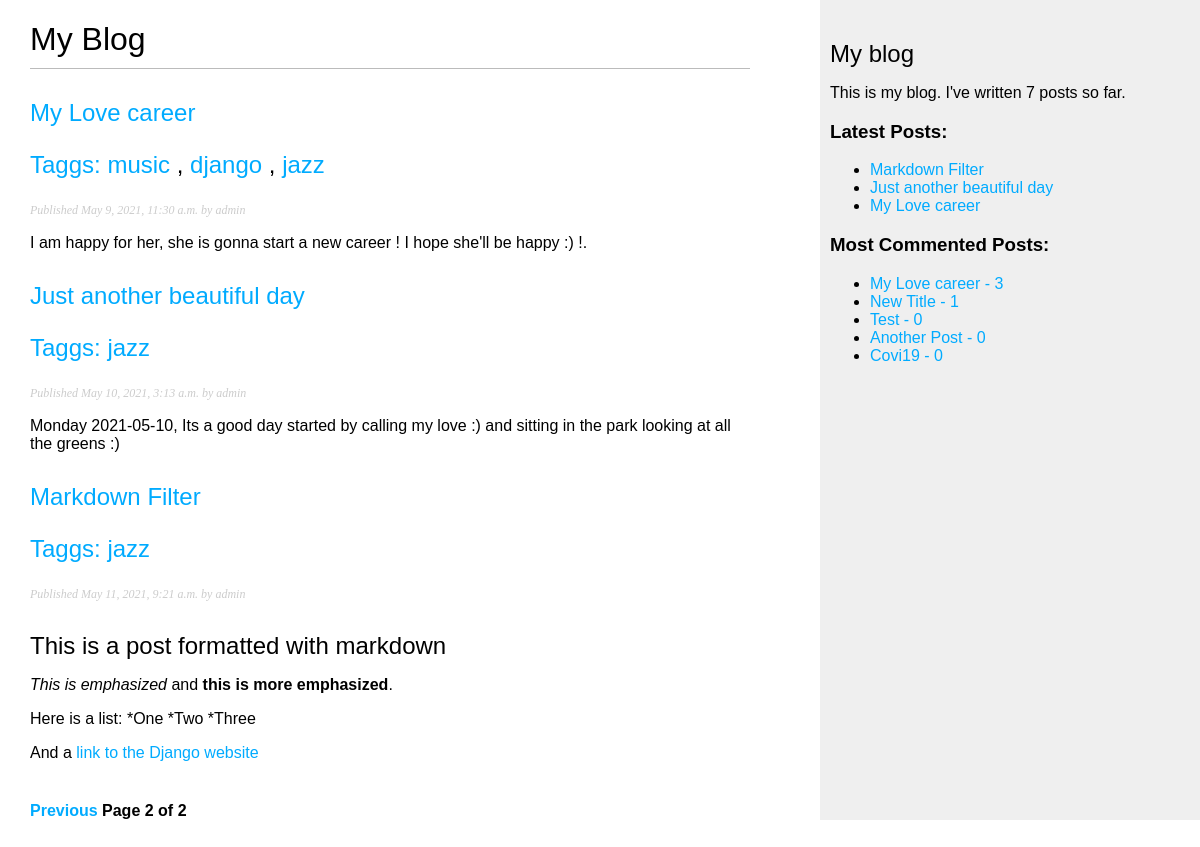
Screenshot of /blog/?page=2 with the database file from the repository.
### blog/models.py (models this page shows, shortened)
class Post(models.Model):
    STATUS_CHOICES = (
        ('draft', 'Draft'),
        ('published', 'Published')
    )
    title = models.CharField(max_length = 250)
    slug = models.SlugField(max_length=250, unique_for_date='publish')
    author = models.ForeignKey(User, on_delete=models.CASCADE, related_name='blog_posts')
    body = models.TextField()
    publish = models.DateTimeField(default=timezone.now)
    created = models.DateTimeField(auto_now_add=True)
    updated = models.DateTimeField(auto_now=True)
    status = models.CharField(max_length=10, choices=STATUS_CHOICES, default='draft')
    taggs = TaggableManager()
    class Meta:
        ordering = ('publish',)
    objects = models.Manager()
    published = PublishedManager()
    def get_absolute_url(self):
        return reverse("blog:post_detail", args=[
            self.publish.year,
            self.publish.month,
            self.publish.day,
            self.slug
        ])

### blog/views.py (the view)
# urls.py: path('', views.post_list, name='post_list'),
def post_list(request, tag_slug=None):
    object_list = Post.published.all()
    tag = None
    if tag_slug:
        print(object_list)
        tag = get_object_or_404(Tag, slug=tag_slug)
        object_list = object_list.filter(taggs__in = [tag])
    paginator = Paginator(object_list,4)
    page = request.GET.get('page')
    try:
        posts = paginator.page(page)
    except PageNotAnInteger:
        posts = paginator.page(1)
    except EmptyPage:
        posts = paginator.page(paginator.num_pages)
    return render(request, 'blog/post/list.html', {'page' : page ,
                                                   'posts': posts,
                                                   'tag':tag})

### blog/models.py (called while the page is built)
    def get_queryset(self):
        return super(PublishedManager, self).get_queryset().filter(status='published')

### blog/templatetags/blog_tags.py (called while the page is built)
@register.simple_tag
def total_posts():
    return Post.published.count()

@register.inclusion_tag('blog/post/latest_posts.html')
def show_latest_posts(count=5):
    latest_posts = Post.published.all().order_by('-publish')[:count]
    return {'latest_posts' : latest_posts}

@register.simple_tag
def get_most_commented_posts(count=5):
    return Post.published.annotate(total_comments = Count('comments')).order_by('-total_comments')[:count]

@register.filter(name='markdown')
def markdown_format(text):
    return mark_safe(markdown.markdown(text))

### blog/templates/blog/post/list.html (shortened to what this page needs)
{% extends "blog/base.html" %}
{% load blog_tags %}
{% block content %}
<h1>My Blog</h1>
{% for post in posts %}
<h2>
<a href="{{ post.get_absolute_url }}">
{{ post.title }}
<p class="tags">Taggs:
    {% for tag in post.taggs.all %}
        <a href="{% url 'blog:post_list_by_tag' tag.slug %}">
            {{ tag.name }}
        </a>
    {% if not forloop.last %}, {% endif %}
    {% endfor %}
</p>
</a>
</h2>
<p class="date">
Published {{ post.publish }} by {{ post.author }}
</p>
{{ post.body|markdown|truncatewords:30 }}
{% endfor %}
{% include "pagination.html" with page=posts %}
{% endblock %}

### blog/templates/blog/base.html (shortened to what this page needs)
{% load blog_tags %}
{% load static %}
<html>
<head>
    <link href="{% static "css/blog.css" %}" rel="stylesheet">
</head>
<body>
    <div id="content">
        {% block content %}
        {% endblock %}
    </div>
    <div id="sidebar">
        <h2>My blog</h2>
        <p>This is my blog. I've written {% total_posts %} posts so far.</p>
        <h3>Latest Posts:</h3>
        {% show_latest_posts 3 %}
        <h3>Most Commented Posts:</h3>
        {% get_most_commented_posts as most_commented_posts %}
        <ul>
        {% for post in most_commented_posts %}
            <li>
                <a href="{{ post.get_absolute_url }}">{{ post.title }} - {{post.total_comments}}</a>
            </li>
        {% endfor %}
        </ul>
    </div>
</body>
</html>

### blog/templates/blog/post/latest_posts.html
<ul>
    {% for post in latest_posts %}
        <li>
            <a href="{{ post.get_absolute_url }}">{{ post.title }}</a>
        </li>
    {% endfor %}
</ul>

### blog/static/css/blog.css (style rules this page uses)
body { margin:0; padding:0; font-family:helvetica, sans-serif; }
a { color:#00abff; text-decoration:none; }
h1 { font-weight:normal; border-bottom:1px solid #bbb; padding:0 0 10px 0; }
h2 { font-weight:normal; margin:30px 0 0; }
#content { float:left; width:60%; padding:0 0 0 30px; }
#sidebar { float:right; width:30%; padding:10px; background:#efefef; height:100%; }
p.date { color:#ccc; font-family: georgia, serif; font-size: 12px; font-style: italic; }

### rows the page displays
Post: title "My Love career", publish "May 9, 2021, 11:30 a.m.", author "admin", body "I am happy for her, she is gonna start a new career ! I hope she'll be happy :) !.", total_comments "3"
Tag: name "music"
Tag: name "django"
Tag: name "jazz"
Post: title "Just another beautiful day", publish "May 10, 2021, 3:13 a.m.", author "admin", body "Monday 2021-05-10, Its a good day started by calling my love :) and sitting in the park looking at all the greens :)"
Post: title "Markdown Filter", publish "May 11, 2021, 9:21 a.m.", author "admin", body "This is a post formatted with markdown This is emphasized and this is more emphasized . Here is a list: *One *Two *Three And a link to the Django website"
Post: title "New Title", total_comments "1"
Post: title "Test", total_comments "0"
Post: title "Another Post", total_comments "0"
Post: title "Covi19", total_comments "0"

### other values shown
{{ page.number }} "2"
{{ page.paginator.num_pages }} "2"
